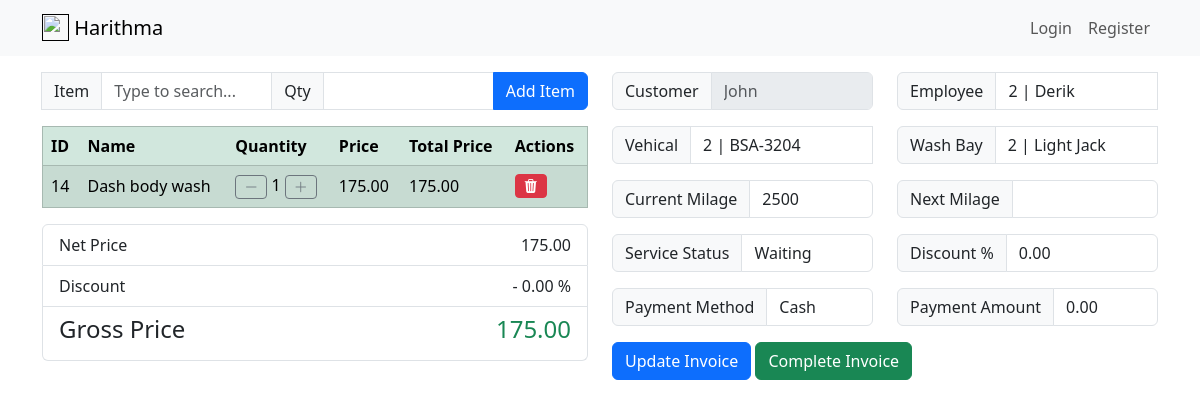
The app's page /invoice/head/2, older data.
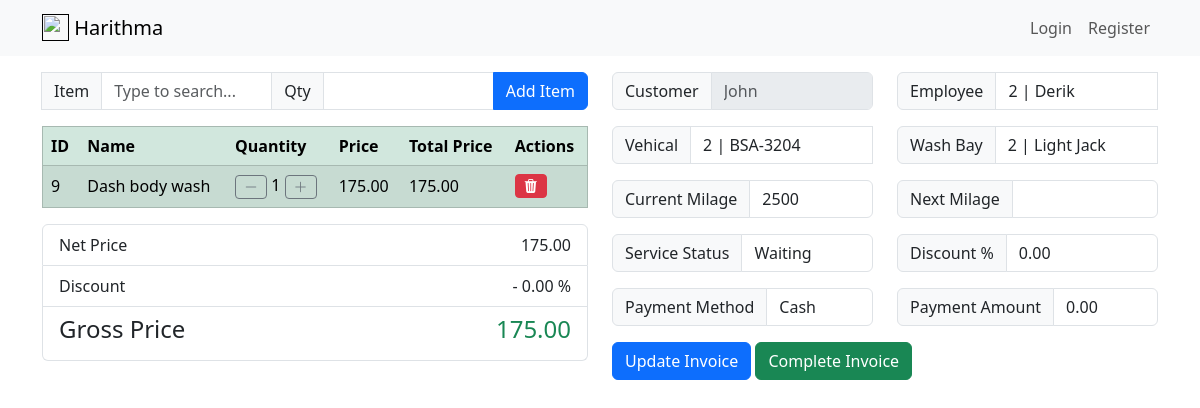
The same page, newer data.
### harithmapos/models.py (models this page shows, shortened)
class InvoiceDetail(db.Model):
    id = db.Column(db.Integer, primary_key=True)
    invoice_head_id = db.Column(db.Integer, db.ForeignKey('invoice_head.id'))
    item_id = db.Column(db.Integer, db.ForeignKey('item.id'), nullable=False)
    quantity = db.Column(db.Integer, nullable=False)
    total_cost = db.Column(db.Numeric(10,2), nullable=False)
    total_price = db.Column(db.Numeric(10,2), nullable=False)
    discount_pct = db.Column(db.Numeric(10,2), nullable=False)
    created_dttm = db.Column(db.DateTime, nullable=False, default=datetime.utcnow)
    update_dttm = db.Column(db.DateTime, nullable=False, default=datetime.utcnow)

class Item(db.Model):
    id = db.Column(db.Integer, primary_key=True)
    name = db.Column(db.String(100), nullable=False)
    description = db.Column(db.String(255))
    unit_of_measure = db.Column(db.String(20))
    quantity = db.Column(db.Integer)
    unit_cost = db.Column(db.Numeric(10,2))
    unit_price = db.Column(db.Numeric(10,2))
    discount_pct = db.Column(db.Numeric(5,2))
    create_dttm = db.Column(db.DateTime, nullable=False, default=datetime.utcnow)
    update_dttm = db.Column(db.DateTime, nullable=False, default=datetime.utcnow)
    invoice_details = db.relationship('InvoiceDetail', backref='item', lazy=True)
    item_invoice_details = db.relationship('ItemInvoiceDetail', backref='item', lazy=True)
    purchase_order_details = db.relationship('PurchaseOrderDetail', backref='item', lazy=True)

class InvoiceHead(db.Model):
    id =  db.Column(db.Integer, primary_key=True)
    customer_id = db.Column(db.Integer, db.ForeignKey('customer.id'), nullable=False)
    vehical_id = db.Column(db.Integer, db.ForeignKey('vehical.id'), nullable=False)
    washbay_id = db.Column(db.Integer, db.ForeignKey('wash_bay.id'), nullable=False)
    employee_id = db.Column(db.Integer, db.ForeignKey('employee.id'), nullable=False)
    current_milage = db.Column(db.Numeric(18,0))
    next_milage = db.Column(db.Numeric(18,0))
    service_status = db.Column(db.Integer, default=0)
    total_cost = db.Column(db.Numeric(10,2), default=0)
    total_price = db.Column(db.Numeric(10,2), default=0)
    discount_pct = db.Column(db.Numeric(10,2), default=0)
    gross_price = db.Column(db.Numeric(10,2), default=0)
    payment_method = db.Column(db.String(10))
    paid_amount = db.Column(db.Numeric(10,2), default=0)
    remaining_amount = db.Column(db.Numeric(10,2))
    last_payment_date = db.Column(db.Date())
    created_dttm = db.Column(db.DateTime, nullable=False, default=datetime.utcnow)
    update_dttm = db.Column(db.DateTime, nullable=False, default=datetime.utcnow)
    invoice_details = db.relationship('InvoiceDetail', backref='invoice', lazy=True)
    payments = db.relationship('Payment', backref='invoice', lazy=True)
    @hybrid_property
    def is_in_bay(self):
        return self.service_status in [1, 2, 3]

class Customer(db.Model):
    id = db.Column(db.Integer, primary_key=True)
    name = db.Column(db.String(100), nullable=False)
    contact = db.Column(db.String(10))
    address = db.Column(db.String(255))
    email = db.Column(db.String(150))
    create_dttm = db.Column(db.DateTime, nullable=False, default=datetime.utcnow)
    update_dttm = db.Column(db.DateTime, nullable=False, default=datetime.utcnow)
    vehicals = db.relationship('Vehical', backref='owner', lazy=True)
    invoices = db.relationship('InvoiceHead', backref='customer', lazy=True)
    item_invoices = db.relationship('ItemInvoiceHead', backref='customer', lazy=True)
    payments = db.relationship('Payment', backref='customer', lazy=True)

### harithmapos/views/invoice/routes.py (the view, shortened to what this page needs)
@invoice_blueprint.route("/invoice/head/<int:invoice_head_id>", methods=['GET', 'POST'])
def invoice_head_detail(invoice_head_id):
    invoice_head_update_form = InvoiceHeadUpdateForm()
    invoice_detail_create_form = InvoiceDetailCreateForm()
    items = Item.query.all()
    vehicals = Vehical.query.all()
    employees = Employee.query.all()
    washbays = WashBay.query.all()
    invoice_head = InvoiceHead.query.get_or_404(invoice_head_id)
    invoice_details = InvoiceDetail.query.filter(InvoiceDetail.invoice_head_id==invoice_head_id)
    return render_template(
            'invoice/update.html',
            title='Invoice',
            invoice_head=invoice_head,
            invoice_head_update_form=invoice_head_update_form,
            invoice_detail_create_form=invoice_detail_create_form,
            items=items,
            vehicals=vehicals,
            employees=employees,
            washbays=washbays,
            invoice_details=invoice_details
        )

### harithmapos/templates/invoice/update.html (shortened to what this page needs)
{% extends 'layout/base.html' %}
{% block body %}
<div class="container mt-3">
  <div class="row">
    <div class="col">
      <form action="{{url_for('invoice_blueprint.add_invoice_detail', invoice_head_id=invoice_head.id)}}" method="POST">
        <div class="input-group ">
          <span class="input-group-text">Item</span>
          {{ invoice_detail_create_form.item(class="form-control", list="ItemDatalistOptions", id="ItemDataList", placeholder="Type to search...") }}
          <span class="input-group-text">Qty</span>
          {{ invoice_detail_create_form.quantity(class="form-control") }}
          {{ invoice_detail_create_form.submit(class="btn btn-primary") }}
        </div>
      </form>
      <table class="table table-success table-striped table-hover" border="1">
        <thead class="thread-dark">
          <tr>
            <th scope="col">ID</th>
            <th scope="col">Name</th>
            <th scope="col">Quantity</th>
            <th scope="col">Price</th>
            <th scope="col">Total Price</th>
            <th scope="col">Actions</th>
          </tr>
        </thead>
        <tbody id="results">
          {% for invoice_detail in invoice_details %}
          <tr>
            <td class="align-middle">{{invoice_detail.id}}</td>
            <td class="align-middle">{{invoice_detail.item.name}}</td>
            <td class="align-middle">
              <a href="{{url_for('invoice_blueprint.decrease_quantity_invoice_detail', invoice_detail_id=invoice_detail.id)}}" class="btn btn-outline-secondary btn-sm"><i class="bi bi-dash-lg"></i></a>
              {{invoice_detail.quantity}}
              <a href="{{url_for('invoice_blueprint.increase_quantity_invoice_detail', invoice_detail_id=invoice_detail.id)}}" class="btn btn-outline-secondary btn-sm"><i class="bi bi-plus-lg"></i></a>
            </td>
            <td class="align-middle">{{invoice_detail.item.unit_price}}</td>
            <td class="align-middle">{{invoice_detail.total_price}}</td>
            <td class="align-middle">
              <a href="{{url_for('invoice_blueprint.delete_invoice_detail', invoice_detail_id=invoice_detail.id)}}" class="btn btn-sm btn-danger" data-toggle="tooltip" data-placement="top" title="Delete supplier"
                onclick="return confirm('Are you sure to delete?')"><i class="bi bi-trash3-fill"></i></a>
            </td>
          </tr>
          {% endfor %}
        </tbody>
      </table>
      <ul class="list-group mb-3">
        <li class="list-group-item d-flex justify-content-between">
          <span>Net Price</span>
          <text>{{ '{:,}'.format(invoice_head.total_price) }}</text>
        </li>
        <li class="list-group-item d-flex justify-content-between">
          <span>Discount</span>
          <text>- {{ invoice_head.discount_pct }} %</text>
        </li>
        <li class="list-group-item d-flex justify-content-between">
          <h4>Gross Price</h4>
          <h4 class="text-success">{{ '{:,}'.format(invoice_head.gross_price) }}</h4>
        </li>
      </ul>
    </div>
    <div class="col">
        <form action="{{url_for('invoice_blueprint.invoice_head_detail', invoice_head_id=invoice_head.id)}}" method="POST">
            <div class="row">
                <div class="col">
                  <div class="input-group mb-3">
                      <span class="input-group-text" id="inputGroup-sizing-default">Customer</span>
                      <input type="text" class="form-control" aria-label="Sizing example input" aria-describedby="inputGroup-sizing-default" placeholder="{{invoice_head.customer.name}}" disabled>
                  </div>
                  <div class="input-group mb-3">
                      <span class="input-group-text" id="inputGroup-sizing-default">Vehical</span>
                      {{ invoice_head_update_form.vehical(class="form-control", list="datalistOptionsVehical", id="vehicalDataList", value=invoice_head.vehical.id|string+" | "+invoice_head.vehical.number) }}
                  </div>
                  <div class="input-group mb-3">
                      <span class="input-group-text" id="inputGroup-sizing-default">Current Milage</span>
                      {{ invoice_head_update_form.current_milage(class="form-control form-control", value=invoice_head.current_milage) }}
                  </div>
                  <div class="col">
                    <div class="input-group mb-3">
                        <span class="input-group-text" id="inputGroup-sizing-default">Service Status</span>
                        {{ invoice_head_update_form.service_status(class="form-control form-control", default=invoice_head.service_status) }}
                    </div>
                  </div>
                  <div class="input-group mb-3">
                    <span class="input-group-text" id="inputGroup-sizing-default">Payment Method</span>
                    {{ invoice_head_update_form.payment_method(class="form-control form-control", value=invoice_head.payment_method) }}
                  </div>
                </div>
                <div class="col">
                  <div class="input-group mb-3">
                      <span class="input-group-text" id="inputGroup-sizing-default">Employee</span>
                      {{ invoice_head_update_form.employee(class="form-control", list="datalistOptionsEmployee", id="employeeDataList", value=invoice_head.employee.id|string+" | "+invoice_head.employee.name) }}
                  </div>
                  <div class="input-group mb-3">
                      <span class="input-group-text" id="inputGroup-sizing-default">Wash Bay</span>
                      {{ invoice_head_update_form.washbay(class="form-control", list="datalistOptionsWashBay", id="washbayDataList", value=invoice_head.washbay.id|string+" | "+invoice_head.washbay.name) }}
                  </div>
                  <div class="input-group mb-3">
                      <span class="input-group-text" id="inputGroup-sizing-default">Next Milage</span>
                      {{ invoice_head_update_form.next_milage(class="form-control form-control", value=invoice_head.next_milage) }}
                  </div>
                  <div class="input-group mb-3">
                    <span class="input-group-text" id="inputGroup-sizing-default">Discount %</span>
                    {{ invoice_head_update_form.discount_pct(class="form-control form-control", value=invoice_head.discount_pct) }}
                  </div>
                  <div class="input-group mb-3">
                    <span class="input-group-text" id="inputGroup-sizing-default">Payment Amount</span>
                    {{ invoice_head_update_form.paid_amount(class="form-control form-control", value=invoice_head.paid_amount) }}
                  </div>
                </div>
            </div>
            <div class="row">
                <div class="col-auto">
                  {{ invoice_head_update_form.update_invoice(class="btn btn-primary mb-3") }}
                  {{ invoice_head_update_form.complete_invoice(class="btn btn-success mb-3") }}
                </div>
            </div>
        </form>
    </div>
  </div>
</div>
{% endblock %}

### harithmapos/templates/layout/base.html (shortened to what this page needs)
{% if current_user.is_authenticated %}
    <html lang="en"  data-bs-theme="{{current_user.ui_theme}}">
{% else %}
    <html lang="en"  data-bs-theme="light"></html>
{% endif %}
    <head>
        <link href="https://cdn.jsdelivr.net/npm/bootstrap@5.3.3/dist/css/bootstrap.min.css" rel="stylesheet">
        <link rel="stylesheet" href="https://cdn.jsdelivr.net/npm/bootstrap-icons@1.11.3/font/bootstrap-icons.min.css">
        <link rel="stylesheet" href="https://cdnjs.cloudflare.com/ajax/libs/font-awesome/4.7.0/css/font-awesome.min.css">
        <link rel="stylesheet" href="{{ url_for('static', filename='main.css') }}">
        {% include 'layout/navbar.html' %}
    </head>
    <body>
        {% block body %}
        {% endblock %}
    </body>
</html>

### harithmapos/templates/layout/navbar.html (shortened to what this page needs)
<nav class="navbar navbar-expand-lg bg-body-tertiary">
    <div class="container">
        <a href="" class="navbar-brand lead">
            <img src="{{url_for('static', filename='vehical.png')}}" height="27" class="d-inline-block align-text-top">
            <b>Harithma</b>
        </a>
        <div class="collapse navbar-collapse" id="navbarCollapse">
            <ul class="navbar-nav ms-auto">
                {% if current_user.is_authenticated %}
                    <a class="nav-item nav-link" href="{{ url_for('dashboard_blueprint.dashboard') }}">Dashboard</a>
                    <li class="nav-item dropdown">
                        <a class="nav-link dropdown-toggle" href="#" role="button" data-bs-toggle="dropdown" aria-expanded="false">Invoice</a>
                        <ul class="dropdown-menu">
                            <a class="nav-item nav-link" href="{{ url_for('invoice_blueprint.invoice_head') }}">Service</a>
                            <a class="nav-item nav-link" href="{{ url_for('invoice_blueprint.item_invoice_head') }}">Item</a>
                        </ul>
                    </li>
                    <a class="nav-item nav-link" href="{{ url_for('purchase_order_blueprint.purchase_order_head') }}">Purchase Order</a>
                    <a class="nav-item nav-link" href="{{ url_for('payment_blueprint.payment') }}">Payment</a>
                    <a class="nav-item nav-link" href="{{ url_for('item_blueprint.item') }}">Item</a>
                    <a class="nav-item nav-link" href="{{ url_for('customer_blueprint.customer') }}">Customer</a>
                    <li class="nav-item dropdown">
                        <a class="nav-link dropdown-toggle" href="#" role="button" data-bs-toggle="dropdown" aria-expanded="false">Other</a>
                        <ul class="dropdown-menu">
                            <li><a class="dropdown-item" href="{{ url_for('supplier_blueprint.supplier') }}">Supplier</a></li>
                            <li><a class="dropdown-item" href="{{ url_for('employee_blueprint.employee') }}">Employee</a></li>
                            <li><a class="dropdown-item" href="{{ url_for('washbay_blueprint.washbay') }}">Wash Bay</a></li>
                            <!-- <li><hr class="dropdown-divider"></li>
                            <li><a class="dropdown-item" href="#">Something else here</a></li> -->
                        </ul>
                    </li>
                    <li class="nav-item dropdown">
                        <a class="nav-link dropdown-toggle" href="#" role="button" data-bs-toggle="dropdown" aria-expanded="false">{{ current_user.name }}</a>
                        <ul class="dropdown-menu">
                            <a class="nav-item nav-link" href="{{ url_for('user_blueprint.account') }}">Account</a>
                            <li><hr class="dropdown-divider"></li>
                            <a class="nav-item nav-link" href="{{ url_for('user_blueprint.logout') }}">Logout</a>
                        </ul>
                    </li>
                    <img src="{{ url_for('static', filename='user_images/'+current_user.image) }}" class="rounded-circle" height="40" alt="Avatar" />
                {% else %}
                    <a class="nav-item nav-link" href="{{ url_for('user_blueprint.login') }}">Login</a>
                    <a class="nav-item nav-link" href="{{ url_for('user_blueprint.register') }}">Register</a>
                {% endif %}
            </ul>
        </div>
    </div>
</nav>

Row changes from the older to the newer data that the page shows:
removed InvoiceDetail: id "14", item.name "Dash body wash", quantity "1", item.unit_price "175.00", total_price "175.00"
added InvoiceDetail: id "9", item.name "Dash body wash", quantity "1", item.unit_price "175.00", total_price "175.00"
